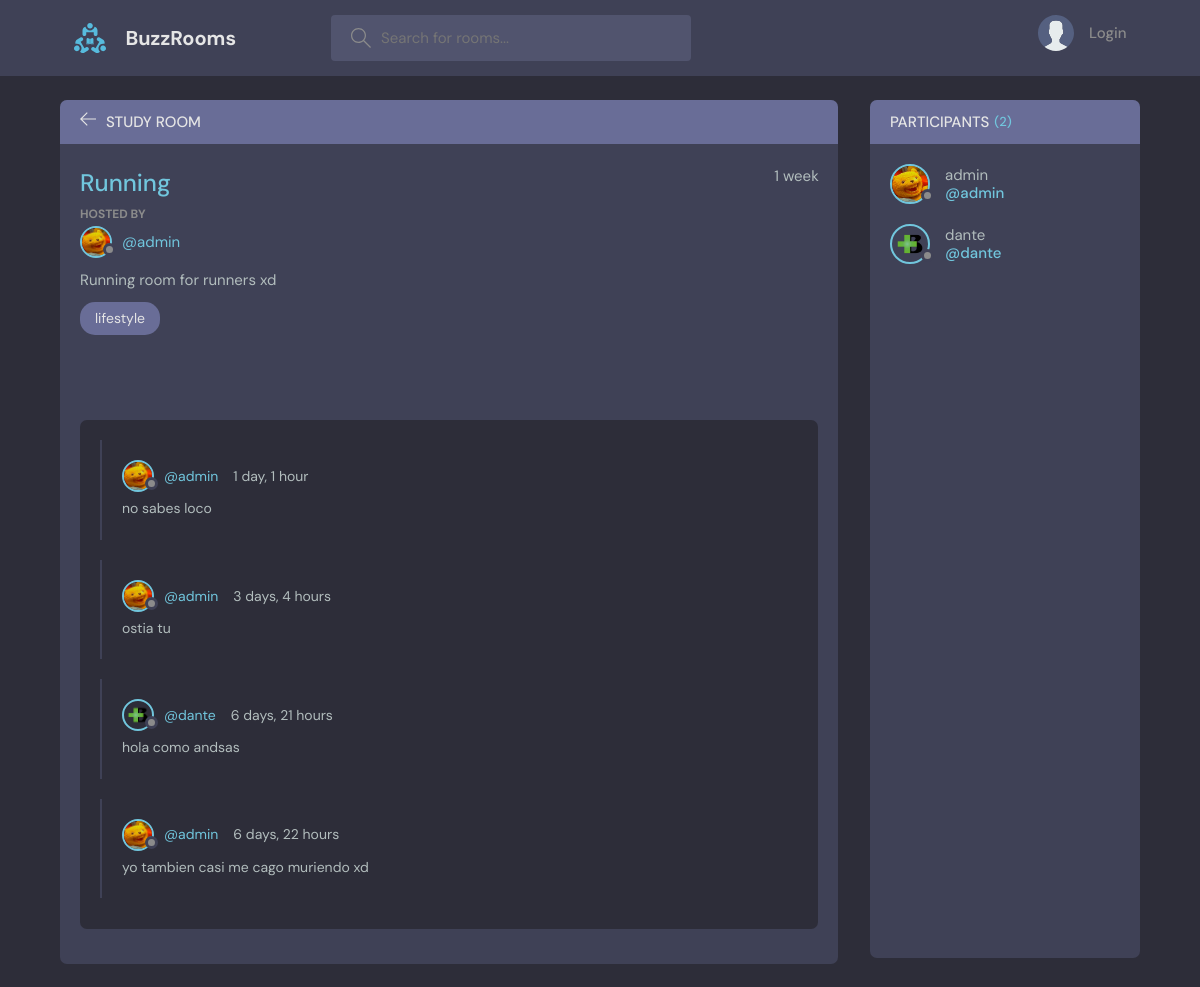
Page /room/3/ on the committed database.
### base/models.py (models this page shows, shortened)
class Room(models.Model):
    host = models.ForeignKey(User, on_delete=models.SET_NULL, null=True)
    topic = models.ForeignKey(Topic, on_delete=models.SET_NULL, null=True)
    name = models.CharField(max_length=200)
    description = models.TextField(null=True , blank=True)
    participants = models.ManyToManyField(User, related_name="participants", blank=True)
    updated = models.DateTimeField(auto_now=True)
    created = models.DateTimeField(auto_now_add=True)
    class Meta:
        ordering = ["-updated", "-created"]

class Profile(models.Model):
    user = models.OneToOneField(User, on_delete=models.CASCADE)
    avatar = models.ImageField(upload_to="profile_pics", default="profile_pics/avatar.jpg")
    bio = models.TextField(blank=True)

class Topic(models.Model):
    name = models.CharField(max_length=200)

class Message(models.Model):
    user = models.ForeignKey(User, on_delete=models.CASCADE)
    room = models.ForeignKey(Room, on_delete=models.CASCADE)
    body = models.TextField()
    updated = models.DateTimeField(auto_now=True)
    created = models.DateTimeField(auto_now_add=True)
    class Meta:
        ordering = ["-updated", "-created"]

### base/views.py (the view, shortened to what this page needs)
# urls.py: path('room/<str:pk>/', views.room, name="room"),
def room(request, pk):
    room = Room.objects.get(id=pk)
    room_messages = room.message_set.all().order_by("-created")
    participants = room.participants.all()
    context = {"room": room, "room_messages": room_messages, "participants": participants}
    return render(request, "base/room.html", context)

### base/context_processor.py (called while the page is built)
def avatar(request):
    if request.user.is_authenticated:
        return {'avatar': request.user.profile.avatar.url}
    return {'avatar': '/media/profile_pics/default.png'}

### base/templates/base/room.html (shortened to what this page needs)
{% extends 'main.html' %}
{% block content %}
    <main class="profile-page layout layout--2">
      <div class="container">
        <div class="room">
          <div class="room__top">
            <div class="room__topLeft">
              <a href="{% url 'home' %}">
                <svg version="1.1" xmlns="http://www.w3.org/2000/svg" width="32" height="32" viewBox="0 0 32 32">
                  <title>arrow-left</title>
                  <path
                    d="M13.723 2.286l-13.723 13.714 13.719 13.714 1.616-1.611-10.96-10.96h27.625v-2.286h-27.625l10.965-10.965-1.616-1.607z"
                  ></path>
                </svg>
              </a>
              <h3>Study Room</h3>
            </div>
          </div>
          <div class="room__box scroll">
            <div class="room__header scroll">
              <div class="room__info">
                <h3>{{room.name}}</h3>
                <span>{{room.created|timesince}}</span>
              </div>
              <div class="room__hosted">
                <p>Hosted By</p>
                <a href="{% url 'profile' room.host.id %}" class="room__author">
                  <div class="avatar avatar--small">
                    <img src="{{room.host.profile.avatar.url}}" />
                  </div>
                  <span>@{{room.host.username}}</span>
                </a>
              </div>
              <div class="room__details">
                {{room.description}}
              </div>
              <span class="room__topics">{{room.topic.name}}</span>
            </div>
            <div class="room__conversation">
              <div class="threads scroll">
                {% for message in room_messages %}
                <div class="thread">
                  <div class="thread__top">
                    <div class="thread__author">
                      <a href="{% url 'profile' message.user.id %}" class="thread__authorInfo">
                        <div class="avatar avatar--small">
                          <img src="{{message.user.profile.avatar.url}}" />
                        </div>
                        <span>@{{message.user.username}}</span>
                      </a>
                      <span class="thread__date">{{message.created|timesince}}</span>
                    </div>
                  </div>
                  <div class="thread__details">
                    {{message.body}}
                  </div>
                </div>
                {% endfor %}
              </div>
            </div>
          </div>
        </div>
        <div class="participants">
          <h3 class="participants__top">Participants <span>({{participants.count}})</span></h3>
          <div class="participants__list scroll">
            {% for user in participants %}
            <a href="{% url 'profile' user.id %}" class="participant">
              <div class="avatar avatar--medium">
                <img src="{{user.profile.avatar.url}}" />
              </div>
              <p>{{user.username}}<span>@{{user.username}}</span></p>
            </a>
            {% endfor %}
          </div>
        </div>
      </div>
    </main>
  {% endblock %}

### rows in the picture
Room: name "Running", created "1 week", host.profile.avatar (placeholder picture), host.username "admin", description "Running room for runners xd", topic.name "lifestyle"
Message: user.profile.avatar (placeholder picture), user.username "admin", created "1 day, 1 hour", body "no sabes loco"
Message: user.profile.avatar (placeholder picture), user.username "admin", created "3 days, 4 hours", body "ostia tu"
Message: user.profile.avatar (picture), user.username "dante", created "6 days, 21 hours", body "hola como andsas"
Message: user.profile.avatar (placeholder picture), user.username "admin", created "6 days, 22 hours", body "yo tambien casi me cago muriendo xd"

### other values in the picture
{{ participants.count }} "2"
{{ user.username }} "admin"
{{ user.username }} "dante"
